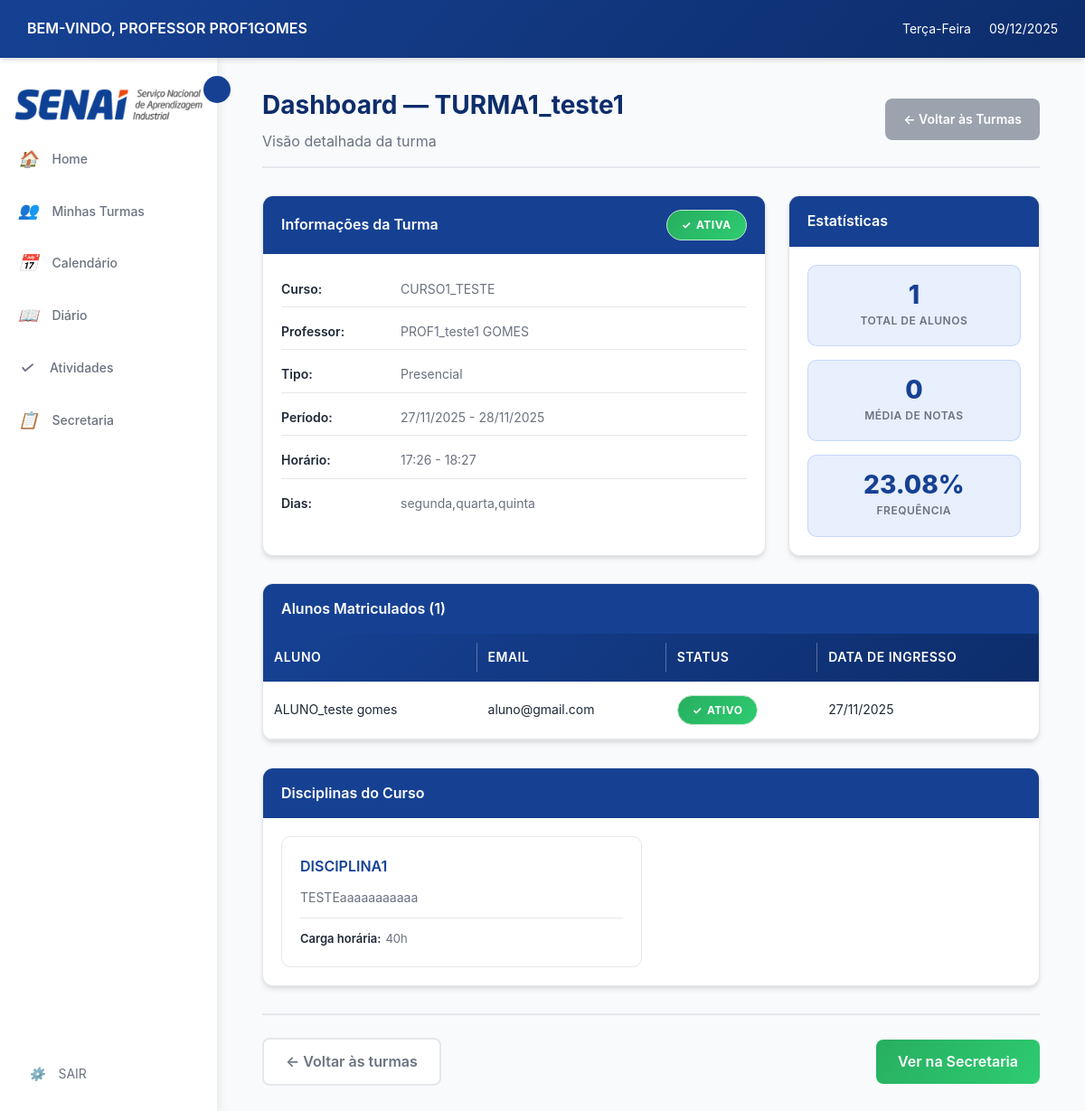
Screenshot of /professor/dashboard/turma/1/ (signed in) with the database file from the repository.
### login/models.py (models this page shows, shortened)
class Usuario(AbstractUser):
    TIPO_USUARIO = [
        ('aluno', 'Aluno'),
        ('professor', 'Professor'),
        ('secretaria', 'Secretaria'),
    ]
    usuario_id = models.AutoField(primary_key=True)
    nome = models.CharField('Nome', max_length=100, blank=True, null=True)
    sobrenome = models.CharField('Sobrenome', max_length=100, blank=True, null=True)
    email = models.EmailField('E-mail', unique=True, default=None)
    data_nascimento = models.DateField('Data de Nascimento', blank=True, null=True)
    contato = models.CharField(max_length=20, unique=True, blank=True, null=True)
    cpf = models.CharField(max_length=14, unique=True, blank=True, null=True)
    endereco = models.TextField('Endereço', blank=True, null=True)
    tipo = models.CharField(max_length=10, choices=TIPO_USUARIO)
    USERNAME_FIELD = 'email'
    REQUIRED_FIELDS = ['nome','sobrenome','cpf', 'tipo', 'username']
    class Meta:
        db_table = 'Usuario'

class Professor(models.Model):
    professor_id = models.AutoField(primary_key=True)
    usuario = models.OneToOneField(Usuario, on_delete=models.CASCADE)
    salario = models.DecimalField(max_digits=10, decimal_places=2)
    status = models.BooleanField(default=True)
    class Meta:
        db_table = 'Professor'

class Aluno(models.Model):
    aluno_id = models.AutoField(primary_key=True)
    usuario = models.OneToOneField(Usuario, on_delete=models.CASCADE)
    class Meta:
        db_table = 'Aluno'

### cursos/models.py (models this page shows, shortened)
class Turma(models.Model):
    TIPO_AULA = [
        ('presencial', 'Presencial'),
        ('semi', 'Semi-presencial'),
        ('ead', 'EAD'),
    ]
    turma_id = models.AutoField(primary_key=True)
    nome = models.CharField(max_length=100, null=True, blank=True)
    curso = models.ForeignKey(Curso, on_delete=models.CASCADE)
    professor = models.ForeignKey('login.professor', on_delete=models.SET_NULL,  # Ou models.SET_DEFAULT
        null=True,                  # Permite NULL
        blank=True,
        default=None)
    data_inicio = models.DateField()
    data_fim = models.DateField( null=True, blank=True)
    dias_semana = models.CharField(max_length=50)
    entrada_horas = models.CharField(max_length=100, null=True, blank=True)
    saida_horas = models.CharField(max_length=100, null=True, blank=True)
    tipo = models.CharField(max_length=10, choices=TIPO_AULA)
    status = models.BooleanField(default=True)
    class Meta:
        db_table = 'Turma'

class Curso(models.Model):
    nome = models.CharField(max_length=150, unique=True, verbose_name="Nome do Curso", default="Sem Nome")
    descricao = models.TextField(blank=True, verbose_name="Descrição")
    carga_horaria = models.PositiveIntegerField(verbose_name="Carga Horária (h)", default=40)
    ativo = models.BooleanField(default=True, verbose_name="Ativo")
    disciplinas = models.ManyToManyField('Disciplina', through='GradeCurricular', blank=True, related_name='cursos')
    class Meta:
        verbose_name = "curso"
        verbose_name_plural = "cursos"
        ordering = ["nome"]

class Matricula(models.Model):
    matricula_id = models.AutoField(primary_key=True)
    aluno = models.ForeignKey('login.aluno', on_delete=models.CASCADE)
    turma = models.ForeignKey(Turma, on_delete=models.CASCADE)
    data_ingresso = models.DateField(auto_now_add=True)
    status_matricula = models.BooleanField(default=True)
    class Meta:
        db_table = 'Matricula'
        unique_together = ['aluno', 'turma']

class Disciplina(models.Model):
    nome = models.CharField(max_length=150, verbose_name="Nome da Disciplina", default="Sem Nome")
    descricao = models.TextField(blank=True, verbose_name="Descrição")
    carga_horaria = models.PositiveIntegerField(verbose_name="Carga Horária (h)", default=40)

### professor/views.py (the view)
# urls.py: path('dashboard/turma/<int:turma_id>/', views.dashboard_turma_detalhes, name='dashboard_turma_detalhes'),
@login_required
@professor_required
def dashboard_turma_detalhes(request, turma_id):
    professor = get_object_or_404(Professor, usuario=request.user)
    turma = get_object_or_404(Turma, turma_id=turma_id, professor=professor)
    total_alunos = Matricula.objects.filter(turma=turma).count()
    media_notas = (
        AtividadeEntregue.objects
        .filter(atividade__turma=turma)
        .aggregate(media=Avg('nota'))
        .get('media')
    ) or 0
    total_atividades = Atividade.objects.filter(turma=turma).count()
    total_entregas = AtividadeEntregue.objects.filter(atividade__turma=turma).count()
    frequencia = (total_entregas / total_atividades * 100) if total_atividades > 0 else 0
    context = {
        'turma': turma,
        'total_alunos': total_alunos,
        'media_notas': round(media_notas, 2),
        'frequencia': round(frequencia, 2),
    }
    return render(request, 'professor/dashboard_turma_detalhes.html', context)

### professor/templates/professor/dashboard_turma_detalhes.html (shortened to what this page needs)
{% extends 'professor/base.html' %}
{% load static %}
{% block content %}
<div class="dashboard-container">
    <div class="content-header" style="display: flex; justify-content: space-between; align-items: center; ">
        <div class="content">
            <h1>Dashboard — {{ turma.nome }}</h1>
            <p class="text-muted">Visão detalhada da turma</p>
        </div>
        <div>
            <a href="{% url 'professor:turmas_por_curso' turma.curso.id %}" class="btn btn-secondary">
                ← Voltar às Turmas
            </a>
        </div>
    </div>
    <div class="detail-grid">
        <div class="card">
            <div class="card-header">
                <span>Informações da Turma</span>
                <span class="status-badge {% if turma.status %}status-active{% else %}status-inactive{% endif %}">
                    {{ turma.status|yesno:"Ativa,Inativa" }}
                </span>
            </div>
            <div class="card-body">
                <div class="turma-info">
                    <p><strong>Curso</strong> <span>{{ turma.curso.nome }}</span></p>
                    <p><strong>Professor</strong>
                        {% if turma.professor %}
                            <span>{{ turma.professor.usuario.nome }} {{ turma.professor.usuario.sobrenome }}</span>
                        {% else %}
                            <span class="text-muted">Não atribuído</span>
                        {% endif %}
                    </p>
                    <p><strong>Tipo</strong> <span>{{ turma.get_tipo_display }}</span></p>
                    <p><strong>Período</strong>
                        <span>
                            {% if turma.data_inicio %}{{ turma.data_inicio|date:"d/m/Y" }}{% else %}-{% endif %}
                            {% if turma.data_fim %} - {{ turma.data_fim|date:"d/m/Y" }}{% endif %}
                        </span>
                    </p>
                    <p><strong>Horário</strong> <span>{{ turma.entrada_horas }} - {{ turma.saida_horas }}</span></p>
                    <p><strong>Dias</strong> <span>{{ turma.dias_semana }}</span></p>
                </div>
            </div>
        </div>
        <div class="card">
            <div class="card-header">
                <span>Estatísticas</span>
            </div>
            <div class="card-body">
                <div class="stats-grid">
                    <div class="stat-box">
                        <div class="stat-value">{{ total_alunos }}</div>
                        <div class="stat-label">Total de Alunos</div>
                    </div>
                    <div class="stat-box">
                        <div class="stat-value">{{ media_notas }}</div>
                        <div class="stat-label">Média de Notas</div>
                    </div>
                    <div class="stat-box">
                        <div class="stat-value">{{ frequencia }}%</div>
                        <div class="stat-label">Frequência</div>
                    </div>
                </div>
            </div>
        </div>
    </div>
    <div class="table-container card">
        <div class="card-header">
            <span>Alunos Matriculados ({{ total_alunos }})</span>
        </div>
        <div class="table-wrap">
            {% if turma.matricula_set.exists %}
            <table>
                <thead>
                    <tr>
                        <th>Aluno</th>
                        <th>Email</th>
                        <th>Status</th>
                        <th>Data de Ingresso</th>
                    </tr>
                </thead>
                <tbody>
                    {% for matricula in turma.matricula_set.all %}
                    <tr>
                        <td>{{ matricula.aluno.usuario.nome }} {{ matricula.aluno.usuario.sobrenome }}</td>
                        <td>{{ matricula.aluno.usuario.email }}</td>
                        <td>
                            <span class="status-badge {% if matricula.status_matricula %}status-active{% else %}status-inactive{% endif %}">
                                {{ matricula.status_matricula|yesno:"Ativo,Inativo" }}
                            </span>
                        </td>
                        <td>{% if matricula.data_ingresso %}{{ matricula.data_ingresso|date:"d/m/Y" }}{% else %}-{% endif %}</td>
                    </tr>
                    {% endfor %}
                </tbody>
            </table>
            {% else %}
            <div class="no-data">Nenhum aluno matriculado nesta turma.</div>
            {% endif %}
        </div>
    </div>
    <div class="card">
        <div class="card-header">
            <span>Disciplinas do Curso</span>
        </div>
        <div class="card-body">
            {% if turma.curso.disciplinas.exists %}
            <div class="disciplinas-grid">
                {% for disciplina in turma.curso.disciplinas.all %}
                <div class="disciplina-card">
                    <h4>{{ disciplina.nome }}</h4>
                    <p>{{ disciplina.descricao|default:"Sem descrição" }}</p>
                    <div class="disciplina-meta">
                        <span><strong>Carga horária:</strong> {{ disciplina.carga_horaria }}h</span>
                    </div>
                </div>
                {% endfor %}
            </div>
            {% else %}
            <div class="no-data">Nenhuma disciplina cadastrada para este curso.</div>
            {% endif %}
        </div>
    </div>
    <div class="detail-actions">
        <a href="{% url 'professor:home' %}" class="btn-style3">
            ← Voltar às turmas
        </a>
        <a href="{% url 'secretaria:turmaDetail' turma.turma_id %}" class="btn-style2">
            Ver na Secretaria
        </a>
    </div>
</div>
{% endblock %}

### professor/templates/professor/base.html (shortened to what this page needs)
{% load static %}
<!DOCTYPE html>
<html lang="pt-br">
<head>
    <link rel="stylesheet" href="{% static 'professor/css/style.css' %}">
</head>
<body>
    <header class="header">
        <div class="header-left">
            <span class="welcome-text">BEM-VINDO, PROFESSOR {{ user.get_full_name|default:user.username|upper }}</span>
        </div>
        <div class="header-right">
            <span class="weekday" id="currentWeekday"></span>
            <span class="date" id="currentDate"></span>
        </div>
    </header>
    <main class="main-container">
        <aside class="sidebar" id="sidebar">
            <img src="{% static 'professor/img/senai_logo.png' %}" alt="SENAI" id="senai-logo-sidebar">
            <button class="sidebar-toggle" id="sidebarToggle"></button>
            <ul class="sidebar-menu">
                <li>
                    <a href="{% url 'professor:home' %}">
                        <i>🏠</i>
                        <span>Home</span>
                    </a>
                </li>
                <li>
                    <a href="{% url 'professor:listar_cursos' %}">
                        <i>👥</i>
                        <span>Minhas Turmas</span>
                    </a>
                </li>
                <li>
                    <a href="{% url 'professor:calendario' %}">
                        <i>📅</i>
                        <span>Calendário</span>
                    </a>
                </li>
                <li>
                    <a href="{% url 'diario:lista_turmas_diario' %}">
                        <i>📖</i>
                        <span>Diário</span>
                    </a>
                </li>
                <li>
                    <a href="{% url 'atividades:home' %}">
                        <i>✓</i>
                        <span>Atividades</span>
                    </a>
                </li>
                <li>
                    <a href="{% url 'solicitacao:solicitacaoList' %}">
                        <i>📋</i>
                        <span>Secretaria</span>
                    </a>
                </li>
            </ul>
            <div class="sidebar-footer">
                <a href="{% url 'logout' %}">
                    <i>⚙️</i>
                    <span>SAIR</span>
                </a>
            </div>
        </aside>
        <div class="content-area">
            {% block content %}
            {% endblock %}
        </div>
    </main>
</body>
</html>

### rows the page displays
Usuario: get_full_name "PROF1GOMES"
Turma: nome "TURMA1_teste1", status "ATIVA", curso.nome "CURSO1_TESTE", professor.usuario.nome "PROF1_teste1", professor.usuario.sobrenome "GOMES", tipo "Presencial", data_inicio "27/11/2025", data_fim "28/11/2025", entrada_horas "17:26", saida_horas "18:27", dias_semana "segunda,quarta,quinta"
Matricula: aluno.usuario.nome "ALUNO_teste", aluno.usuario.sobrenome "gomes", aluno.usuario.email "aluno@gmail.com", status_matricula "ATIVO", data_ingresso "27/11/2025"
Disciplina: nome "DISCIPLINA1", descricao "TESTEaaaaaaaaaaa", carga_horaria "40"

### other values shown
{{ total_alunos }} "1"
{{ media_notas }} "0"
{{ frequencia }} "23.08"
